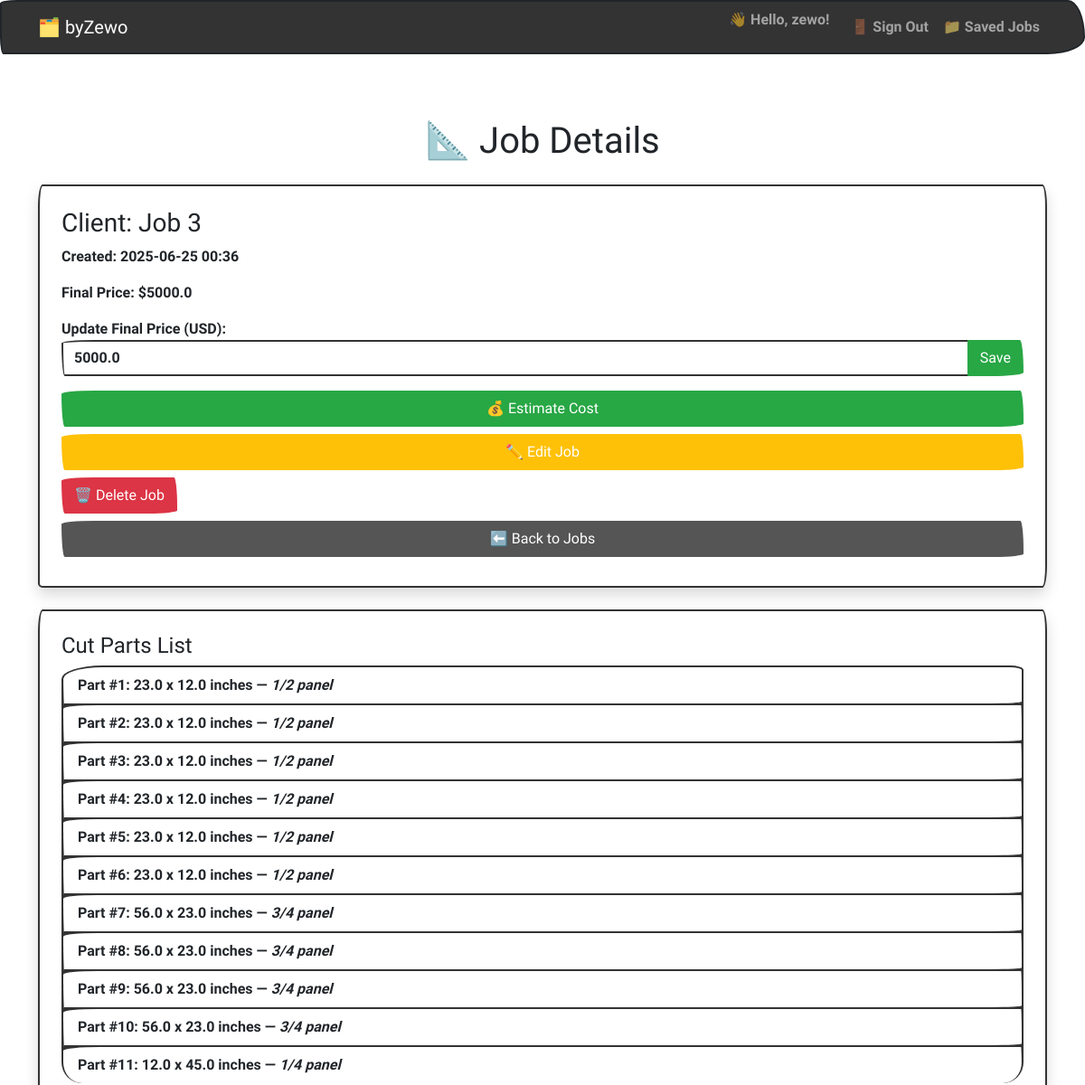
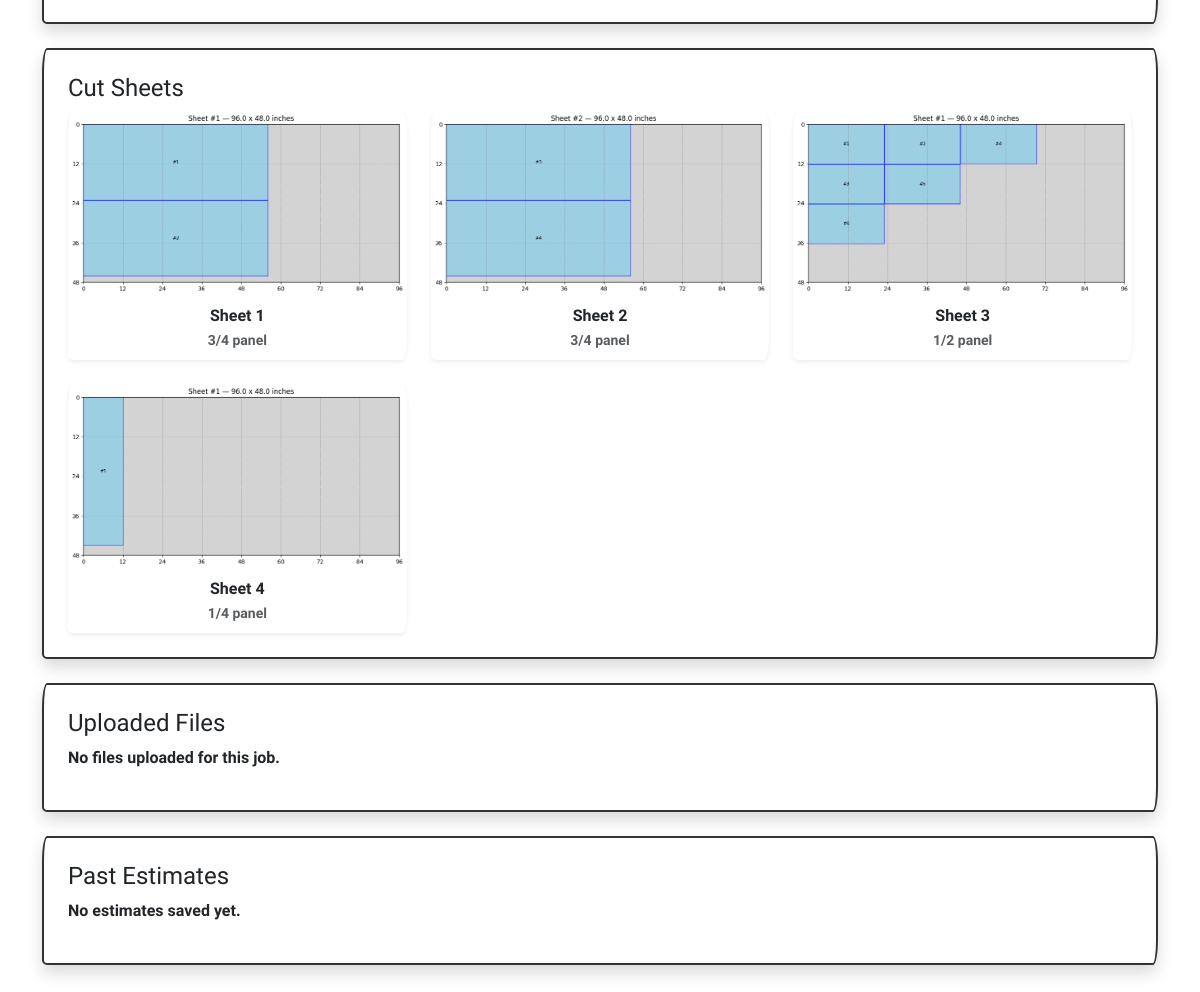
/jobs/3 (signed in), run on the app's committed database (2 pictures, top to bottom).
### models.py (models this page shows)
class User(Base):
    __tablename__ = "users"
    id = Column(Integer, primary_key=True)
    username = Column(String, unique=True, nullable=False)
    email = Column(String, unique=True, nullable=False)
    hashed_password = Column(String, nullable=False)
    jobs = relationship("Job", back_populates="owner", cascade="all, delete")

class Job(Base):
    __tablename__ = "jobs"
    id = Column(Integer, primary_key=True)
    client_name = Column(String)
    notes = Column(String)
    created_at = Column(DateTime(timezone=True), server_default=func.now())
    image_folder = Column(String)
    final_price = Column(Float, nullable=True)
    user_id = Column(Integer, ForeignKey("users.id"), nullable=False)
    owner = relationship("User", back_populates="jobs")
    estimates = relationship("Estimate", back_populates="job", cascade="all, delete")
    parts = relationship("Part", back_populates="job", cascade="all, delete")

class Part(Base):
    __tablename__ = "parts"
    id = Column(Integer, primary_key=True)
    job_id = Column(Integer, ForeignKey("jobs.id"))
    width = Column(Float)
    height = Column(Float)
    thickness = Column(String)  # ✅ NEW FIELD: 3/4, 1/2, or 1/4
    job = relationship("Job", back_populates="parts")

### app.py (the view)
@app.route("/jobs/<int:job_id>")
def job_details(job_id):
    user = current_user()
    if not user:
        return redirect(url_for("login"))
    db = SessionLocal()
    job = db.query(Job).filter(Job.id == job_id).first()
    estimates = db.query(Estimate).filter(Estimate.job_id == job_id).order_by(Estimate.created_at.desc()).all()
    parts = db.query(Part).filter(Part.job_id == job_id).all()
    sheet_images = []
    if job and os.path.exists(job.image_folder):
        found_any = False
        for thickness in ["3/4", "1/2", "1/4"]:
            subfolder = os.path.join(job.image_folder, thickness)
            if os.path.exists(subfolder):
                found_any = True
                files = sorted(f for f in os.listdir(subfolder) if f.endswith(".png"))
                for f in files:
                    relative_path = f"sheets/{os.path.basename(job.image_folder)}/{thickness}/{f}"
                    sheet_images.append( (relative_path, thickness) )
        if not found_any:
            files = sorted(f for f in os.listdir(job.image_folder) if f.endswith(".png"))
            for f in files:
                relative_path = f"sheets/{os.path.basename(job.image_folder)}/{f}"
                sheet_images.append( (relative_path, "Unknown") )
    upload_dir = f"static/uploads/{job.id}"
    uploaded_images = []
    if os.path.exists(upload_dir):
        uploaded_images = [f"uploads/{job.id}/{f}" for f in os.listdir(upload_dir)]
    db.close()
    if not job:
        return "Job not found", 404
    return render_template(
        "job_details.html",
        job=job,
        estimates=estimates,
        parts=parts,
        sheet_images=sheet_images,
        uploaded_images=uploaded_images,
        user=user
    )

### app.py (called while the page is built)
def current_user():
    uid = session.get("user_id")
    if uid:
        db = SessionLocal()
        user = db.query(User).filter(User.id == uid).first()
        db.close()
        return user
    return None

### templates/job_details.html (shortened to what this page needs)
{% extends "base.html" %} {% block title %}Job Details{% endblock %} {% block
content %}
<h1 class="mb-4 text-center">📐 Job Details</h1>
<div class="card p-4 shadow mb-4">
  <h3>Client: {{ job.client_name or "N/A" }}</h3>
  <p>
    <strong>Created:</strong>
    {% if job.created_at %} {{ job.created_at.strftime('%Y-%m-%d %H:%M') }} {%
    else %} N/A {% endif %}
  </p>
  <p><strong>Final Price:</strong> ${{ job.final_price or "N/A" }}</p>
  <form
    method="POST"
    action="{{ url_for('set_price', job_id=job.id) }}"
    class="mb-3"
  >
    <label><strong>Update Final Price (USD):</strong></label>
    <div class="input-group">
      <input
        type="number"
        step="0.01"
        name="final_price"
        class="form-control"
        value="{{ job.final_price or '' }}"
        required
      />
      <button type="submit" class="btn btn-success">Save</button>
    </div>
  </form>
  <button
    class="btn btn-success mb-2"
    data-bs-toggle="modal"
    data-bs-target="#estimateModal"
  >
    💰 Estimate Cost
  </button>
  <a
    href="{{ url_for('edit_job', job_id=job.id) }}"
    class="btn btn-warning mb-2"
    >✏️ Edit Job</a
  >
  <form
    action="{{ url_for('delete_job', job_id=job.id) }}"
    method="POST"
    style="display: inline"
    onsubmit="return confirm('Are you sure?');"
  >
    <button type="submit" class="btn btn-danger mb-2">🗑️ Delete Job</button>
  </form>
  <a href="{{ url_for('jobs') }}" class="btn btn-secondary mb-2"
    >⬅️ Back to Jobs</a
  >
</div>
<div class="card p-4 shadow mb-4">
  <h4>Cut Parts List</h4>
  {% if parts %}
  <ul class="list-group">
    {% for part in parts %}
    <li class="list-group-item">
      <strong>Part #{{ loop.index }}:</strong>
      {{ part.width }} x {{ part.height }} inches —
      <em>{{ part.thickness }} panel</em>
    </li>
    {% endfor %}
  </ul>
  {% else %}
  <p>No parts found for this job.</p>
  {% endif %}
</div>
<div class="card p-4 shadow mb-4">
  <h4>Cut Sheets</h4>
  {% if sheet_images %}
  <div class="row g-4">
    {% for img in sheet_images %}
    <div class="col-md-6 col-lg-4">
      <div class="card border-0 shadow-sm">
        <img
          src="{{ url_for('static', filename=img[0]) }}"
          class="card-img-top"
          alt="Sheet {{ loop.index }}"
        />
        <div class="card-body p-2 text-center">
          Sheet {{ loop.index }}<br />
          <small class="text-muted">{{ img[1] }} panel</small>
        </div>
      </div>
    </div>
    {% endfor %}
  </div>
  {% else %}
  <p>No cut sheets found.</p>
  {% endif %}
</div>
<div class="card p-4 shadow mb-4">
  <h4>Uploaded Files</h4>
  {% if uploaded_images %}
  <div class="row">
    {% for img in uploaded_images %}
    <div class="col-md-4 mb-3">
      <img
        src="{{ url_for('static', filename=img) }}"
        class="img-fluid border rounded"
        alt="Uploaded File"
      />
    </div>
    {% endfor %}
  </div>
  {% else %}
  <p>No files uploaded for this job.</p>
  {% endif %}
</div>
<div class="card p-4 shadow mb-4">
  <h4>Past Estimates</h4>
  {% if estimates %}
  <ul class="list-group">
    {% for est in estimates %}
    <li
      class="list-group-item d-flex justify-content-between align-items-center"
    >
      ${{ "%.2f"|format(est.amount) }}
      <small class="text-muted"
        >{{ est.created_at.strftime('%Y-%m-%d %H:%M') }}</small
      >
    </li>
    {% endfor %}
  </ul>
  {% else %}
  <p>No estimates saved yet.</p>
  {% endif %}
</div>
{% endblock %}

### templates/base.html (shortened to what this page needs)
<!DOCTYPE html>
<html lang="en">
  <head>
    <link
      href="https://cdn.jsdelivr.net/npm/bootswatch@5.3.0/dist/sketchy/bootstrap.min.css"
      rel="stylesheet"
    />
  </head>
  <body class="bg-light">
    <nav class="navbar navbar-expand-lg navbar-dark bg-primary mb-4">
      <div class="container">
        <a class="navbar-brand" href="{{ url_for('index') }}">🗂️ byZewo</a>
        <div class="collapse navbar-collapse">
          <ul class="navbar-nav ms-auto">
            {% if user %}
            <li class="nav-item">
              <span class="navbar-text me-3"
                >👋 Hello, {{ user.username }}!</span
              >
            </li>
            <li class="nav-item">
              <a class="nav-link" href="{{ url_for('logout') }}">🚪 Sign Out</a>
            </li>
            {% endif %}
            <li class="nav-item">
              <a class="nav-link" href="{{ url_for('jobs') }}">📁 Saved Jobs</a>
            </li>
          </ul>
        </div>
      </div>
    </nav>
    <div class="container py-5">{% block content %}{% endblock %}</div>
  </body>
</html>

### data on the page
User: username "zewo"
Job: client_name "Job 3", created_at "2025-06-25 00:36", final_price "5000.0"
Part: width "23.0", height "12.0", thickness "1/2"
Part: width "23.0", height "12.0", thickness "1/2"
Part: width "23.0", height "12.0", thickness "1/2"
Part: width "23.0", height "12.0", thickness "1/2"
Part: width "23.0", height "12.0", thickness "1/2"
Part: width "23.0", height "12.0", thickness "1/2"
Part: width "56.0", height "23.0", thickness "3/4"
Part: width "56.0", height "23.0", thickness "3/4"
Part: width "56.0", height "23.0", thickness "3/4"
Part: width "56.0", height "23.0", thickness "3/4"
Part: width "12.0", height "45.0", thickness "1/4"

### other printed values
{{ img[1] }} "3/4" "3/4" "1/2" "1/4"
